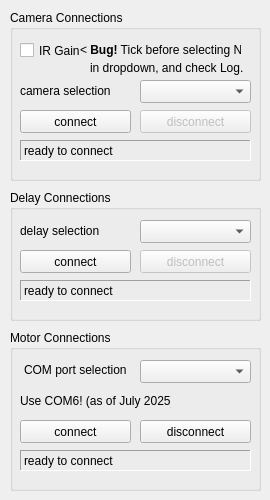
    <widget class="QWidget" name="hardware_tab">
     <attribute name="title">
      <string>Hardware</string>
     </attribute>
     <widget class="QGroupBox" name="h_camera_box">
      <property name="geometry">
       <rect>
        <x>10</x>
        <y>10</y>
        <width>251</width>
        <height>171</height>
       </rect>
      </property>
      <property name="title">
       <string>Camera Connections</string>
      </property>
      <widget class="QComboBox" name="h_camera_dd">
       <property name="geometry">
        <rect>
         <x>130</x>
         <y>70</y>
         <width>111</width>
         <height>23</height>
        </rect>
       </property>
      </widget>
      <widget class="QLabel" name="label_49">
       <property name="geometry">
        <rect>
         <x>10</x>
         <y>70</y>
         <width>111</width>
         <height>21</height>
        </rect>
       </property>
       <property name="text">
        <string>camera selection</string>
       </property>
      </widget>
      <widget class="QPushButton" name="h_connect_camera_btn">
       <property name="geometry">
        <rect>
         <x>10</x>
         <y>100</y>
         <width>111</width>
         <height>23</height>
        </rect>
       </property>
       <property name="text">
        <string>connect</string>
       </property>
      </widget>
      <widget class="QPushButton" name="h_disconnect_camera_btn">
       <property name="enabled">
        <bool>false</bool>
       </property>
       <property name="geometry">
        <rect>
         <x>130</x>
         <y>100</y>
         <width>111</width>
         <height>23</height>
        </rect>
       </property>
       <property name="text">
        <string>disconnect</string>
       </property>
      </widget>
      <widget class="QLabel" name="h_camera_status">
       <property name="geometry">
        <rect>
         <x>10</x>
         <y>130</y>
         <width>231</width>
         <height>21</height>
        </rect>
       </property>
       <property name="frameShape">
        <enum>QFrame::Panel</enum>
       </property>
       <property name="frameShadow">
        <enum>QFrame::Sunken</enum>
       </property>
       <property name="text">
        <string>ready to connect</string>
       </property>
      </widget>
      <widget class="QCheckBox" name="h_use_ir_gain">
       <property name="geometry">
        <rect>
         <x>10</x>
         <y>30</y>
         <width>71</width>
         <height>21</height>
        </rect>
       </property>
       <property name="text">
        <string>IR Gain</string>
       </property>
      </widget>
      <widget class="QLabel" name="label_80">
       <property name="geometry">
        <rect>
         <x>70</x>
         <y>30</y>
         <width>161</width>
         <height>21</height>
        </rect>
       </property>
       <property name="text">
        <string>&lt;html&gt;&lt;head/&gt;&lt;body&gt;&lt;p&gt;&amp;lt; &lt;span style=&quot; font-weight:600;&quot;&gt;Bug!&lt;/span&gt; Tick before selecting NIR&lt;/p&gt;&lt;/body&gt;&lt;/html&gt;</string>
       </property>
      </widget>
      <widget class="QLabel" name="label_81">
       <property name="geometry">
        <rect>
         <x>80</x>
         <y>50</y>
         <width>161</width>
         <height>16</height>
        </rect>
       </property>
       <property name="text">
        <string>&lt;html&gt;&lt;head/&gt;&lt;body&gt;&lt;p&gt;in dropdown, and check Log.&lt;/p&gt;&lt;/body&gt;&lt;/html&gt;</string>
       </property>
      </widget>
     </widget>
     <widget class="QGroupBox" name="h_delay_box">
      <property name="geometry">
       <rect>
        <x>10</x>
        <y>190</y>
        <width>251</width>
        <height>131</height>
       </rect>
      </property>
      <property name="title">
       <string>Delay Connections</string>
      </property>
      <widget class="QComboBox" name="h_delay_dd">
       <property name="geometry">
        <rect>
         <x>130</x>
         <y>30</y>
         <width>111</width>
         <height>23</height>
        </rect>
       </property>
      </widget>
      <widget class="QLabel" name="label_50">
       <property name="geometry">
        <rect>
         <x>10</x>
         <y>30</y>
         <width>111</width>
         <height>21</height>
        </rect>
       </property>
       <property name="text">
        <string>delay selection</string>
       </property>
      </widget>
      <widget class="QPushButton" name="h_connect_delay_btn">
       <property name="geometry">
        <rect>
         <x>10</x>
         <y>60</y>
         <width>111</width>
         <height>23</height>
        </rect>
       </property>
       <property name="text">
        <string>connect</string>
       </property>
      </widget>
      <widget class="QPushButton" name="h_disconnect_delay_btn">
       <property name="enabled">
        <bool>false</bool>
       </property>
       <property name="geometry">
        <rect>
         <x>130</x>
         <y>60</y>
         <width>111</width>
         <height>23</height>
        </rect>
       </property>
       <property name="text">
        <string>disconnect</string>
       </property>
      </widget>
      <widget class="QLabel" name="h_delay_status">
       <property name="geometry">
        <rect>
         <x>10</x>
         <y>90</y>
         <width>231</width>
         <height>21</height>
        </rect>
       </property>
       <property name="frameShape">
        <enum>QFrame::Panel</enum>
       </property>
       <property name="frameShadow">
        <enum>QFrame::Sunken</enum>
       </property>
       <property name="text">
        <string>ready to connect</string>
       </property>
      </widget>
     </widget>
     <widget class="QGroupBox" name="h_motor_box">
      <property name="geometry">
       <rect>
        <x>10</x>
        <y>330</y>
        <width>251</width>
        <height>161</height>
       </rect>
      </property>
      <property name="title">
       <string>Motor Connections</string>
      </property>
      <widget class="QLabel" name="label_75">
       <property name="geometry">
        <rect>
         <x>14</x>
         <y>30</y>
         <width>111</width>
         <height>20</height>
        </rect>
       </property>
       <property name="text">
        <string>COM port selection</string>
       </property>
      </widget>
      <widget class="QComboBox" name="h_motorCOM_dd">
       <property name="geometry">
        <rect>
         <x>130</x>
         <y>30</y>
         <width>111</width>
         <height>23</height>
        </rect>
       </property>
      </widget>
      <widget class="QPushButton" name="h_motor_connect_btn">
       <property name="geometry">
        <rect>
         <x>10</x>
         <y>90</y>
         <width>111</width>
         <height>23</height>
        </rect>
       </property>
       <property name="text">
        <string>connect</string>
       </property>
      </widget>
      <widget class="QPushButton" name="h_motor_disconnect_btn">
       <property name="geometry">
        <rect>
         <x>130</x>
         <y>90</y>
         <width>111</width>
         <height>23</height>
        </rect>
       </property>
       <property name="text">
        <string>disconnect</string>
       </property>
      </widget>
      <widget class="QLabel" name="h_motor_status">
       <property name="geometry">
        <rect>
         <x>10</x>
         <y>120</y>
         <width>231</width>
         <height>21</height>
        </rect>
       </property>
       <property name="frameShape">
        <enum>QFrame::Panel</enum>
       </property>
       <property name="frameShadow">
        <enum>QFrame::Sunken</enum>
       </property>
       <property name="text">
        <string>ready to connect</string>
       </property>
      </widget>
      <widget class="QLabel" name="label_77">
       <property name="geometry">
        <rect>
         <x>10</x>
         <y>60</y>
         <width>151</width>
         <height>21</height>
        </rect>
       </property>
       <property name="text">
        <string>Use COM6! (as of July 2025)</string>
       </property>
      </widget>
     </widget>
    </widget>
